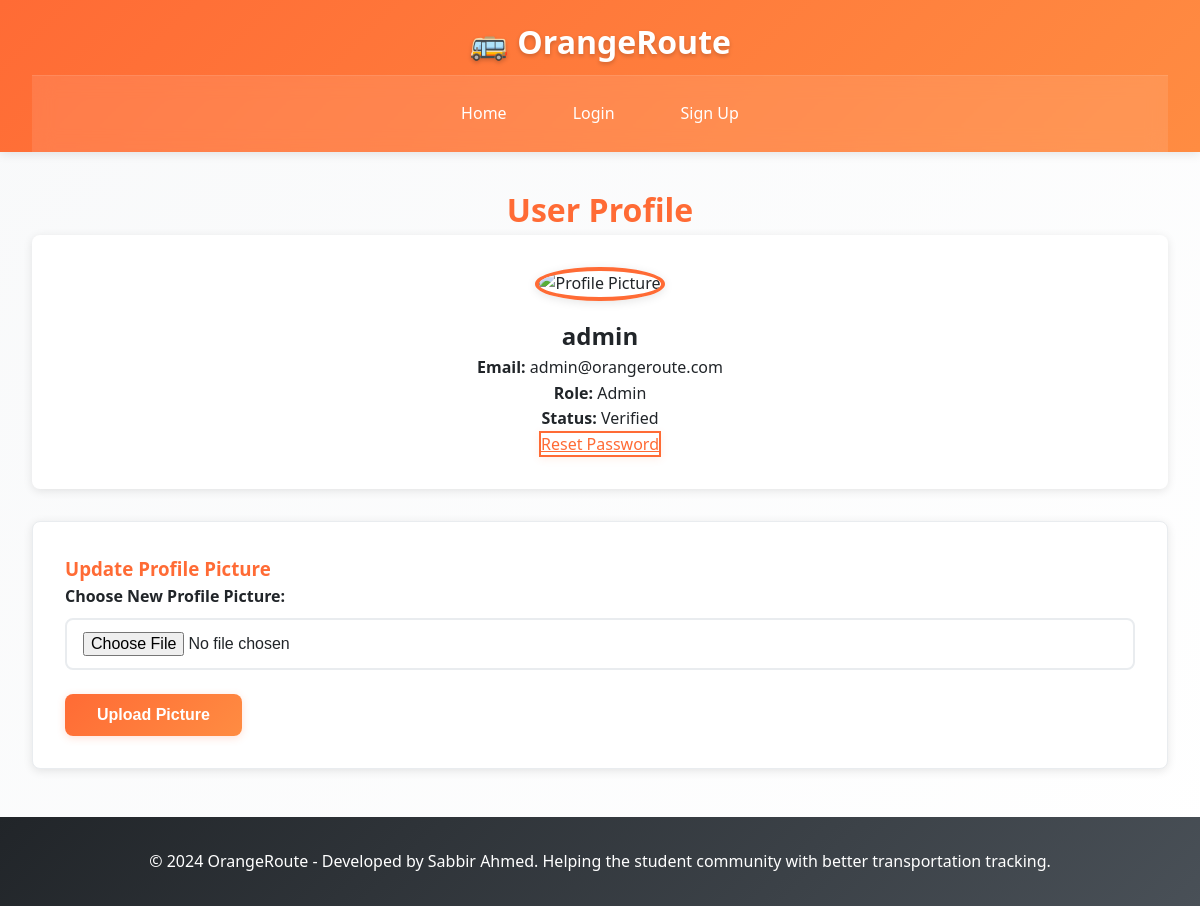
The page /OrangeRoute/frontend/profile.php (signed in) on the database its author committed.
### tables this page shows
CREATE TABLE users (
    id INT AUTO_INCREMENT PRIMARY KEY,
    username VARCHAR(50) NOT NULL UNIQUE,
    email VARCHAR(100) NOT NULL UNIQUE,
    password VARCHAR(255) NOT NULL,
    role ENUM('user','driver','admin') NOT NULL,
    profile_picture VARCHAR(255) DEFAULT NULL,
    verified BOOLEAN DEFAULT FALSE,
    created_at TIMESTAMP DEFAULT CURRENT_TIMESTAMP
);

### OrangeRoute/backend/auth.php (called while the page is built, shortened)
<?php
function getUserById($userId) {
    global $conn;
    $stmt = $conn->prepare("SELECT * FROM users WHERE id = ?");
    $stmt->bind_param("i", $userId);
    $stmt->execute();
    $result = $stmt->get_result();
    $user = $result->fetch_assoc();
    return $user;
}
?>

### OrangeRoute/frontend/profile.php (the view, shortened to what this page needs)
<?php
require_once '../backend/db.php';
require_once '../backend/auth.php';
$user_id = $_SESSION['user_id'] ?? null;
$user = null;
if ($user_id) {
    $user = getUserById($user_id);
}
?>
<!DOCTYPE html>
<html lang="en">
<head>
    <link rel="stylesheet" href="../assets/css/style.css">
</head>
<body>
    <header>
        <div class="header-container">
            <h1>🚌 OrangeRoute</h1>
            <nav>
                <ul>
                    <li><a href="index.php">Home</a></li>
                    <li><a href="login.php">Login</a></li>
                    <li><a href="signup.php">Sign Up</a></li>
                </ul>
            </nav>
        </div>
    </header>
    <main>
        <div class="container">
            <h1 class="text-center text-orange">User Profile</h1>
            <?php if ($user): ?>
                <div class="profile-info">
                    <img src="../uploads/profile_pictures/<?php echo $user['profile_picture'] ?: 'default_avatar.png'; ?>" alt="Profile Picture" class="profile-picture">
                    <h2><?php echo htmlspecialchars($user['username']); ?></h2>
                    <p><strong>Email:</strong> <?php echo htmlspecialchars($user['email']); ?></p>
                    <p><strong>Role:</strong> <?php echo ucfirst($user['role']); ?></p>
                    <p><strong>Status:</strong> <?php echo $user['verified'] ? 'Verified' : 'Not Verified'; ?></p>
                    <a href="reset_password.php" class="btn-secondary">Reset Password</a>
                </div>
                <div class="card">
                    <h3 class="text-orange">Update Profile Picture</h3>
                    <form action="../backend/upload.php" method="post" enctype="multipart/form-data">
                        <div class="form-group">
                            <label for="profile_picture">Choose New Profile Picture:</label>
                            <input type="file" name="profile_picture" id="profile_picture" accept="image/*">
                        </div>
                        <button type="submit" class="btn-primary">Upload Picture</button>
                    </form>
                </div>
            <?php endif; ?>
        </div>
    </main>
    <footer>
        <p>&copy; 2024 OrangeRoute - Developed by Sabbir Ahmed. Helping the student community with better transportation tracking.</p>
    </footer>
</body>
</html>

### OrangeRoute/assets/css/style.css (style rules this page uses)
:root { --primary-orange: #FF6B35; --secondary-orange: #FF8C42; --light-orange: #FFB366; --accent-orange: #FFD23F; --white: #FFFFFF; --light-gray: #F8F9FA; --medium-gray: #E9ECEF; --dark-gray: #6C757D; --text-dark: #212529; --shadow: 0 2px 10px rgba(0, 0, 0, 0.1); --border-radius: 8px; --transition: all 0.3s ease; }
* { margin: 0; padding: 0; box-sizing: border-box; }
body { font-family: 'Segoe UI', Tahoma, Geneva, Verdana, sans-serif; line-height: 1.6; color: var(--text-dark); background: linear-gradient(135deg, var(--light-gray) 0%, var(--white) 100%); min-height: 100vh; }
header { background: linear-gradient(135deg, var(--primary-orange) 0%, var(--secondary-orange) 100%); color: var(--white); box-shadow: var(--shadow); position: sticky; top: 0; z-index: 1000; width: 100%; }
.header-container { max-width: 1200px; margin: 0 auto; padding: 0 2rem; display: flex; flex-direction: column; align-items: center; }
header h1 { font-size: 2rem; font-weight: 700; text-align: center; margin: 1rem 0 0.5rem 0; text-shadow: 0 2px 4px rgba(0, 0, 0, 0.2); flex-shrink: 0; }
nav { background: rgba(255, 255, 255, 0.1); backdrop-filter: blur(10px); padding: 0.75rem 0; width: 100%; border-top: 1px solid rgba(255, 255, 255, 0.1); }
nav ul { list-style: none; display: flex; justify-content: center; gap: 1.5rem; flex-wrap: wrap; margin: 0; padding: 0; max-width: 1200px; margin: 0 auto; }
nav li { margin: 0; padding: 0; }
nav a { color: var(--white); text-decoration: none; padding: 0.75rem 1.25rem; border-radius: var(--border-radius); transition: var(--transition); font-weight: 500; position: relative; overflow: hidden; display: block; white-space: nowrap; border: 1px solid transparent; }
nav a::before { content: ''; position: absolute; top: 0; left: -100%; width: 100%; height: 100%; background: rgba(255, 255, 255, 0.2); transition: var(--transition); z-index: -1; }
.container { max-width: 1200px; margin: 0 auto; padding: 2rem; }
.card { background: var(--white); border-radius: var(--border-radius); box-shadow: var(--shadow); padding: 2rem; margin: 1rem 0; transition: var(--transition); border: 1px solid var(--medium-gray); }
.form-group { margin-bottom: 1.5rem; }
.form-group label { display: block; margin-bottom: 0.5rem; font-weight: 600; color: var(--text-dark); }
input[type="text"], input[type="email"], input[type="password"], input[type="file"], select, textarea { width: 100%; padding: 0.75rem 1rem; border: 2px solid var(--medium-gray); border-radius: var(--border-radius); font-size: 1rem; transition: var(--transition); background: var(--white); }
.btn-primary, button[type="submit"], .button { background: linear-gradient(135deg, var(--primary-orange) 0%, var(--secondary-orange) 100%); color: var(--white); border: none; padding: 0.75rem 2rem; border-radius: var(--border-radius); font-size: 1rem; font-weight: 600; cursor: pointer; transition: var(--transition); text-decoration: none; display: inline-block; text-align: center; box-shadow: 0 2px 8px rgba(255, 107, 53, 0.2); }
.btn-secondary { background: var(--white); color: var(--primary-orange); border: 2px solid var(--primary-orange); transition: var(--transition); box-shadow: 0 2px 8px rgba(255, 107, 53, 0.1); }
.profile-info { text-align: center; padding: 2rem; background: var(--white); border-radius: var(--border-radius); box-shadow: var(--shadow); margin-bottom: 2rem; }
.profile-picture { width: 120px; height: 120px; border-radius: 50%; object-fit: cover; border: 4px solid var(--primary-orange); margin-bottom: 1rem; box-shadow: var(--shadow); }
footer { background: linear-gradient(135deg, var(--text-dark) 0%, #495057 100%); color: var(--white); text-align: center; padding: 2rem 0; margin-top: auto; }
.card, .dashboard-card { animation: fadeIn 0.6s ease-out; }
.text-center { text-align: center; }
.text-orange { color: var(--primary-orange); text-decoration: none; font-weight: 600; transition: var(--transition); }

### rows shown on the page
users: username "admin", email "admin@orangeroute.com", role "Admin"
